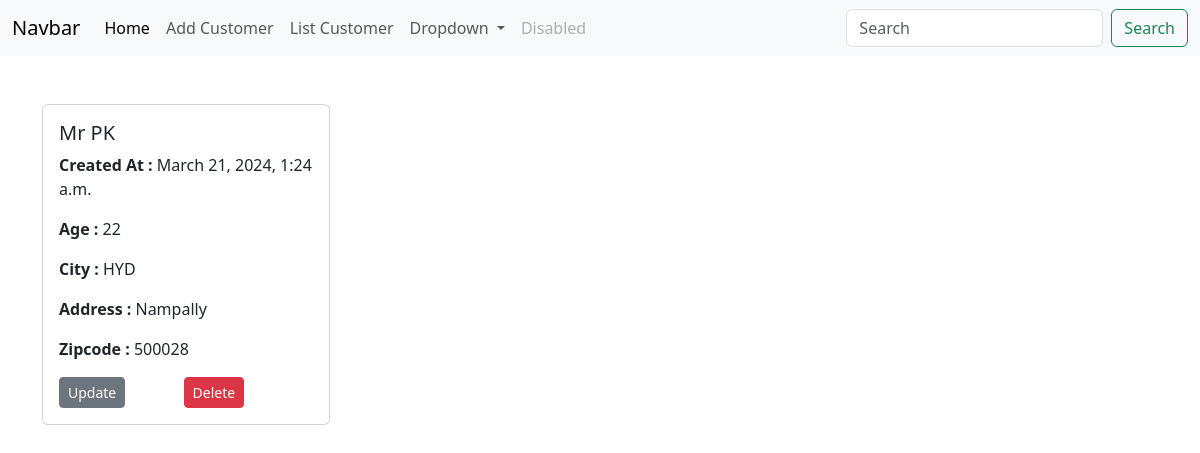
The app's page /detail/2 with its own data.
### crm_app1/models.py (models this page shows, shortened)
class CustomerRecord(models.Model):
    created_at = models.DateTimeField(auto_now_add=True)
    first_name = models.CharField(max_length=100)
    last_name = models.CharField(max_length=100)
    age = models.IntegerField()
    city = models.CharField(max_length=50)
    address = models.CharField(max_length=120)
    state = models.CharField(max_length=50)
    zipcode = models.IntegerField()

### crm_app1/views.py (the view)
# urls.py: path('detail/<int:pk>', views.detail_customer,name="detail"),
def detail_customer(request,pk):
    customer = CustomerRecord.objects.get(pk=pk)
    return render(request,"detail.html",{"customer":customer})

### crm_app1/templates/detail.html
{% extends "base.html"%}
{%block content%}
<br>
    <div class="card" style="width: 18rem;">
        <div class="card-body">
          <h5 class="card-title">{{customer.first_name}} {{customer.last_name}}</h5>
          <p class="card-text"><b>Created At : </b> {{customer.created_at}}</p>
          <p class="card-text"><b> Age : </b>{{customer.age}}</p>
          <p class="card-text"><b> City : </b>{{customer.city}}</p>
          <p class="card-text"><b>Address : </b>{{customer.address}}</p>
          <p class="card-text"><b>Zipcode : </b>{{customer.zipcode}}</p>
          <a href="{%url 'update' customer.id %}" class="btn btn-secondary btn-sm">Update</a> &nbsp;&nbsp;&nbsp;&nbsp;&nbsp;&nbsp;&nbsp;&nbsp;&nbsp;&nbsp;&nbsp;&nbsp;
          <a href="{%url 'delete' customer.id %}" class="btn btn-danger btn-sm">Delete</a>
        </div>
      </div>
{%endblock%}

### records on screen
CustomerRecord: first_name "Mr", last_name "PK", created_at "March 21, 2024, 1:24 a.m.", age "22", city "HYD", address "Nampally", zipcode "500028"
